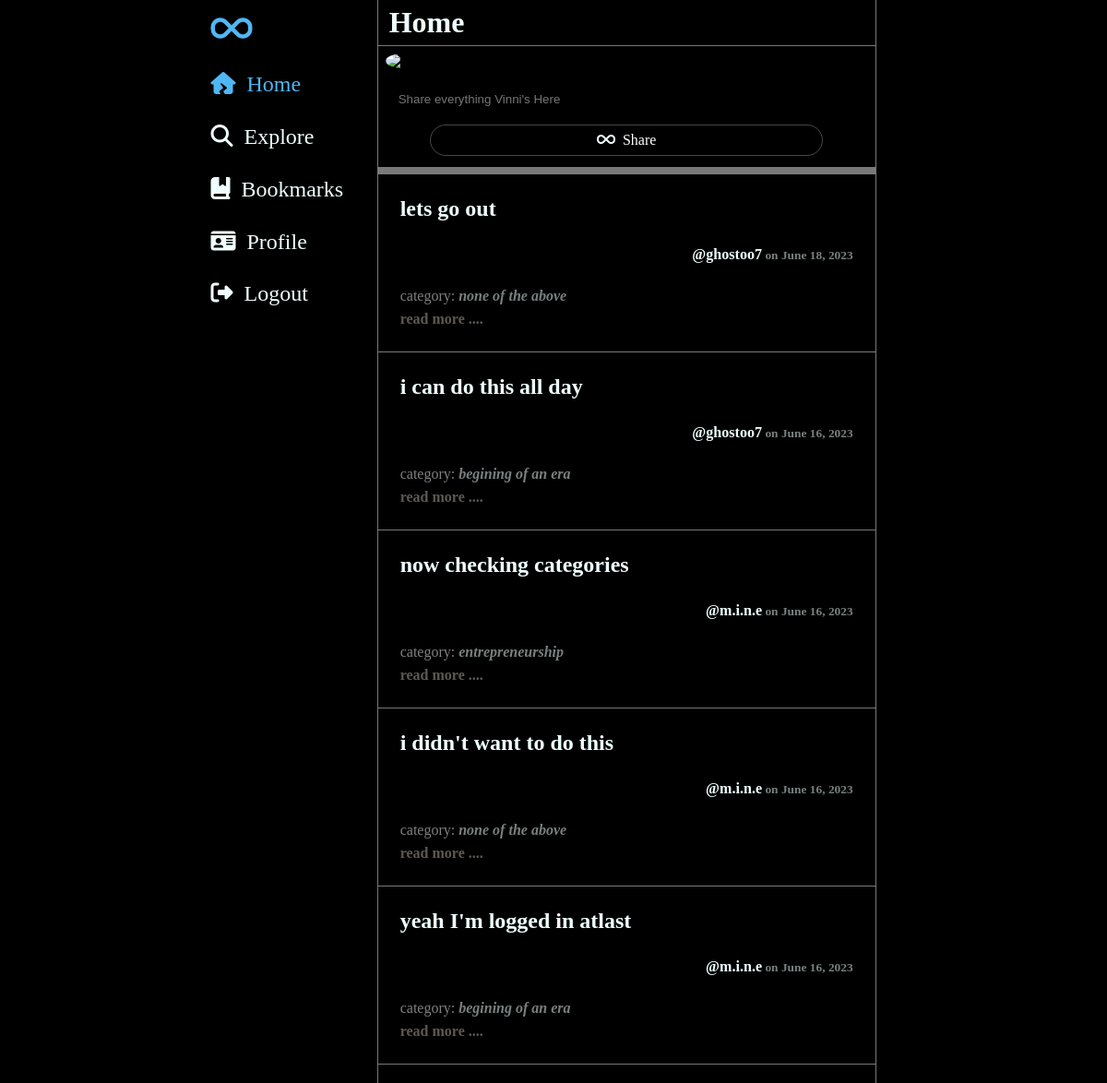
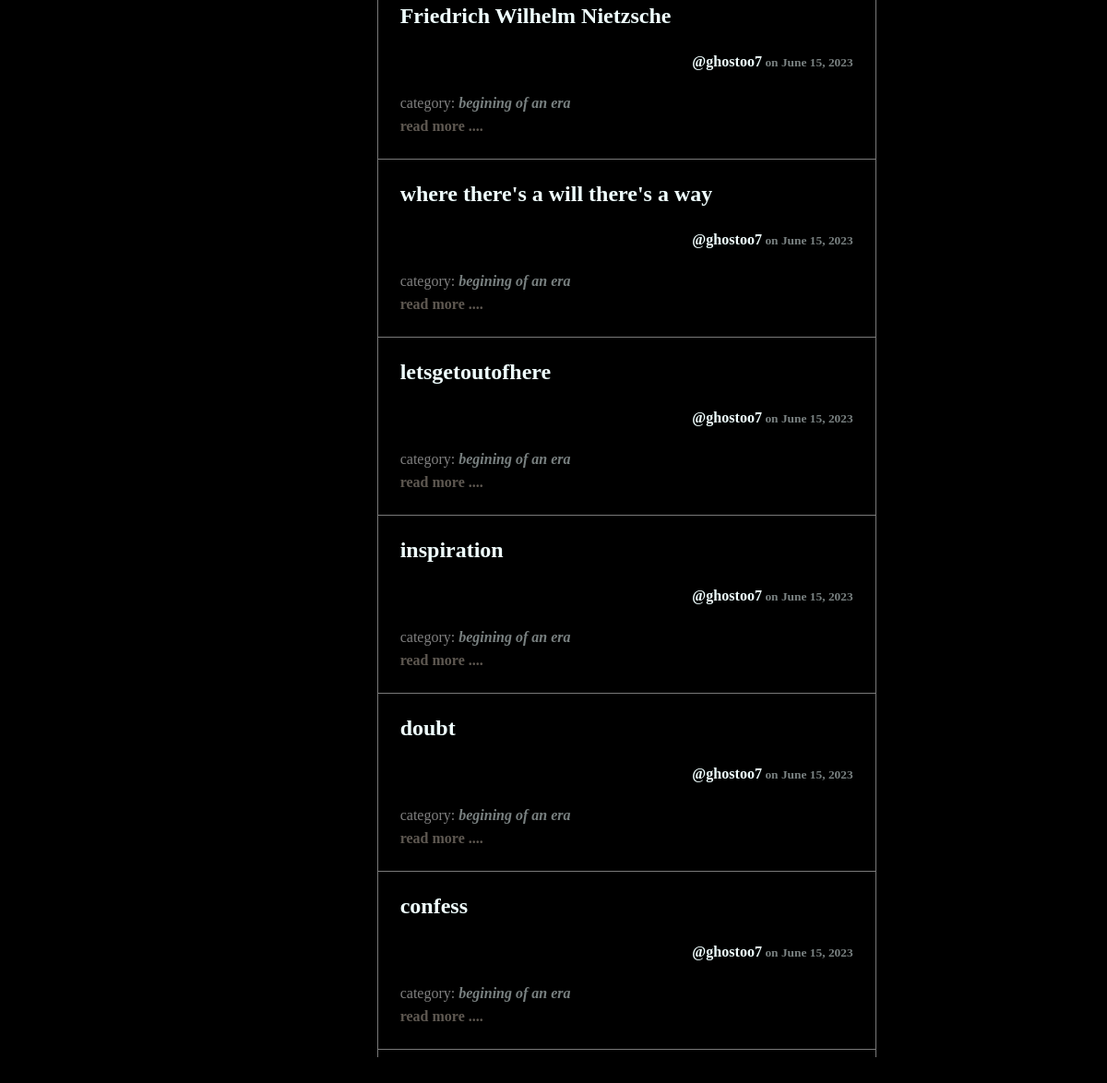
The app's page / (signed in) with its own data (2 pictures, top to bottom).
### anonymous/models.py (models this page shows, shortened)
class Message(models.Model):
    title= models.CharField(max_length=255)
    author = models.ForeignKey(User, on_delete=models.CASCADE)
    body = models.TextField()
    postdate = models.DateField(auto_now_add= True)
    categories = models.CharField(max_length=25,choices=Category.objects.all().values_list('name','name'),default="begining of an era")
    image = models.ImageField(upload_to="message/memories", default="",null=True,blank=True)
    like = models.ManyToManyField(User,related_name='blog_posts')
    book = models.ManyToManyField(User,related_name='blog_book')

### anonymous/views.py (the view)
# urls.py: path('',HomeView.as_view(),name="home"),
class HomeView(ListView):
    model = Message
    template_name = 'index.html'
    ordering=['-id']

### anonymous/templates/index.html (shortened to what this page needs)
{% extends 'base.html' %}
{% block content %}
<ul>
    {% for post in object_list %}
        <div class="blogpost">
            <li>
                <h4>{{ post.title }}&nbsp;&nbsp;</h4><br><a style="text-decoration: none;" href="{% url 'profile' post.author.id %}"><h6  style="text-align: right;" >@{{post.author}}<small style="opacity: 0.5;"> on {{post.postdate}}</small></h6></a>
            </li>
            <br>
            <p style="font-size: 1rem; color: rgb(255, 255, 255);text-decoration: none; opacity: 0.5;">category: <strong ><a style="text-decoration: none;" ><i>{{ post.categories }}</i></a></strong></p>
            <a class="read" href="{% url 'detail_view' post.pk %} " style="font-size: 1rem;text-decoration: none;">read more ....</a>
        </div>
    {% endfor %}
</ul>
{% endblock %}

### anonymous/templates/base.html (style rules this page uses)
* { margin: 0; color:azure; background-color: black; box-sizing: border-box; transition: all 500ms ease-out; }
ul { justify-content: space-around; margin-inline: auto; margin-block-end: 0.2vw; padding: 0px; border-radius: 20px; text-decoration: none; list-style: none; font-size: 1.5rem; }
.blogpost { box-sizing: border-box; margin-inline: auto; flex: 1; padding: 2vw; min-width: 44.5vw; border-bottom: 1px solid rgba(255, 255, 255, 0.473); }
.blogpost h4 { font-weight: 800; }
body { margin-inline: auto; display: flex; }
.read { color: rgba(250, 235, 215, 0.377); transition: all 0.1s ease-in; font-weight: 900; }

### records on screen
Message: title "lets go out", author "ghostoo7", postdate "June 18, 2023", categories "none of the above"
Message: title "i can do this all day", author "ghostoo7", postdate "June 16, 2023", categories "begining of an era"
Message: title "now checking categories", author "m.i.n.e", postdate "June 16, 2023", categories "entrepreneurship"
Message: title "i didn't want to do this", author "m.i.n.e", postdate "June 16, 2023", categories "none of the above"
Message: title "yeah I'm logged in atlast", author "m.i.n.e", postdate "June 16, 2023", categories "begining of an era"
Message: title "Friedrich Wilhelm Nietzsche", author "ghostoo7", postdate "June 15, 2023", categories "begining of an era"
Message: title "where there's a will there's a way", author "ghostoo7", postdate "June 15, 2023", categories "begining of an era"
Message: title "letsgetoutofhere", author "ghostoo7", postdate "June 15, 2023", categories "begining of an era"
Message: title "inspiration", author "ghostoo7", postdate "June 15, 2023", categories "begining of an era"
Message: title "doubt", author "ghostoo7", postdate "June 15, 2023", categories "begining of an era"
Message: title "confess", author "ghostoo7", postdate "June 15, 2023", categories "begining of an era"
